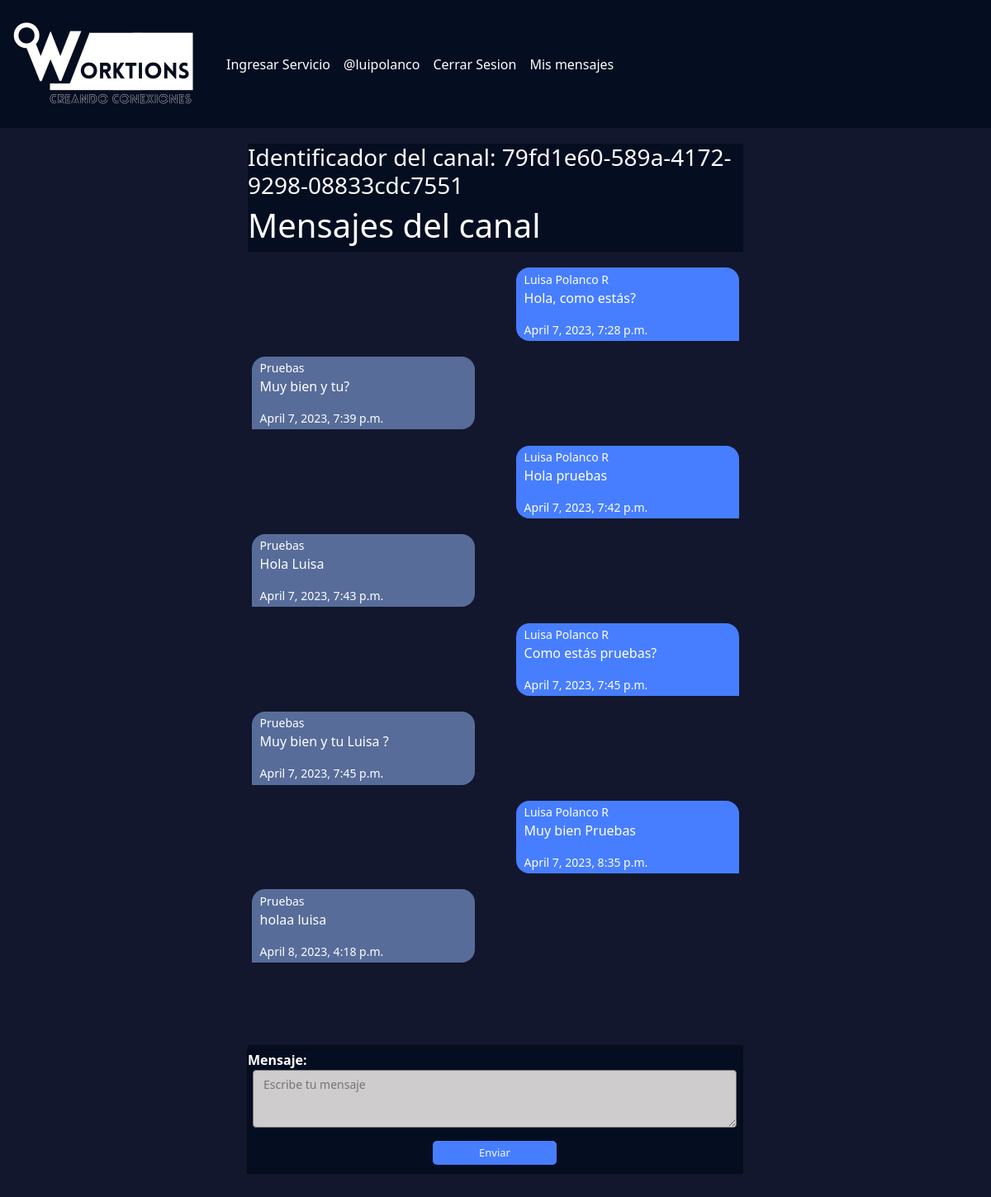
Screenshot of /ms/pruebas (signed in) with the database file from the repository.
### Modules/Services/models.py (models this page shows, shortened)
class User(AbstractBaseUser):
    username = models.CharField('Nombre de usuario',unique = True, max_length=100)
    email = models.EmailField('Correo Electrónico', max_length=254,unique = True)
    name = models.CharField('Nombres', max_length=200, null=True)
    id = models.CharField(max_length=15, primary_key=True)
    date_of_birth = models.DateField(null=True)
    address = models.CharField(max_length = 50, null=True)
    city = models.CharField(max_length =20, null=True)
    phone = models.CharField(max_length =15, null=True)
    gender = models.CharField(max_length=15, null=True)
    usuario_activo = models.BooleanField(default = True)
    usuario_administrador = models.BooleanField(default = False)
    objects = UserManager()
    USERNAME_FIELD = 'username'
    REQUIRED_FIELDS = ['name','email', 'id', 'city']
    def __str__(self) -> str:
        return f'{self.name}'

### chat/models.py (models this page shows)
class ModelBase(models.Model):
    id = models.UUIDField(default=uuid.uuid4, primary_key=True, db_index=True, editable=False)
    time = models.DateTimeField(auto_now_add=True)
    update = models.DateTimeField(auto_now=True)
    class Meta:
        abstract = True

class Channel(ModelBase):
    users = models.ManyToManyField(User, blank=True, through=UserChannel)
    objects = ChannelManager()

class ChannelMessage(ModelBase):
    channel = models.ForeignKey("Channel", on_delete=models.CASCADE)
    user = models.ForeignKey(User, on_delete=models.CASCADE)
    text = models.TextField()

### chat/views.py (the view)
# urls.py: path("ms/<str:username>", DetailMs.as_view(), name="detailms"),
class DetailMs(LoginRequiredMixin, ChannelFormMixin, DetailView):
    template_name = 'channel_detail.html'
    def get_object(self, *args, **kwargs):
        username = self.kwargs.get("username")
        my_username = self.request.user.username
        channel, _ = Channel.objects.get_or_create_channel_ms(my_username, username)
        if username == my_username:
            my_channel, _ = Channel.objects.get_or_create_current_user_channel(self.request.user)
            return my_channel
        if channel == None:
            raise Http404
        return channel

### chat/forms.py
class FormMessage(forms.Form):
    mensaje = forms.CharField(widget=forms.Textarea(attrs={
        "class": "form_ms",
        "placeholder": "Escribe tu mensaje",
    }))

### chat/models.py (called while the page is built, shortened)
    def just_two(self):
        return self.annotate(num_users = Count("users")).filter(num_users=2)

    def filter_by_username(self, username):
        return self.filter(userchannel__user__username=username)

    def get_queryset(self, *args, **kwargs):
        return ChannelQuerySet(self.model, using=self._db)

    def filter_ms_per_private(self, username_a, username_b):
        return self.get_queryset().just_two().filter_by_username(username_a).filter_by_username(username_b)

    def get_or_create_channel_ms(self, username_a, username_b):
        qs = self.filter_ms_per_private(username_a, username_b)
        if qs.exists():
            return qs.order_by("time").first(), False

### chat/templates/channel_detail.html (shortened to what this page needs)
{% extends './base.html' %}
{% block content %}
<body style="background-color: #12172d;">
    <br>
    <br>
    <br>
    <br>
    <br>
    <br>
    <div class="div_main">
            <h3>Identificador del canal: {{ object.id}}</h3>
            <h1>Mensajes del canal</h1>
            <div id="ms_container">
                {% for message in object.channelmessage_set.all %}
                <div class="div_ms {% if request.user == message.user %}my_mss{% else %}your_ms {% endif %}">
                    <small>{{message.user}}</small>
                    <p>{{message.text}}</p>
                    <small>{{message.time}}</small>
                </div>
                {% endfor %}
            </div >
            <div class="div_form_ms">
                <form id="form_submit" action="{{ request.path }}" method="POST">
                    <strong >{{form.as_p}}</strong>
                    <button type="submit" class="btn_send">Enviar</button>
                </form>
            </div>
    </div>
</body>
{% endblock %}

### Modules/Services/templates/base.html (shortened to what this page needs)
<html>
    <head>
        {%load static %}
        <link ref="stylesheet" href="https://cdn.jsdelivr.net/npm/bootstrap@5.3.0-alpha1/dist/css/bootstrap.min.css"
            rel="stylesheet"
>
    </head>
    <body>
        <nav class="navbar navbar-expand-lg navbar-light justify-content-between" style="background-color: #050d21;" id="header">
            <a class="navbar-brand" href="{% url 'home' %}"><img src="../../../media/media/Logo worktions.jpeg" style="width: 250px;"></a>
            {% if user.is_authenticated %}
            <div class="collapse navbar-collapse" id="navbarTogglerDemo03">
              <ul class="navbar-nav mr-auto mt-2 mt-lg-0">
                <li class="nav-item active">
                    <a class="nav-link" href="{% url 'post-service' %}" style="color: white;">Ingresar Servicio</a>
                  </li>
                  <li class="nav-item">
                    <a class="nav-link" href="{% url 'profile' %}" style="color: white;">@{{ user.username}}</a>
                  </li>
                  <li class="nav-item">
                    <a class="nav-link" href="{% url 'logout' %}" style="color: white;">Cerrar Sesion</a>
                  </li>
                  <li class="nav-item">
                    <a class="nav-link" href="{% url 'inbox' %}" style="color: white;">Mis mensajes</a>
                  </li>
              </ul>
            </div>
              {% endif %}
          </nav>
          {% block content %}
          {% endblock %}
    </body>
</html>

### chat/templates/channel_detail.html (style rules this page uses)
* { margin: 0; padding: 0; }
#ms_container { width: 100%; background: #12172d; height: calc(70vh); margin: 5px 0; overflow-y: auto ; }
.div_ms { margin: 1.2rem auto; width: 45%; padding: 0.2rem 0.6rem 0.2rem 0.6rem; }
.div_main { width: 50%; height: 30px auto ; margin: 30px 25% ; background: #050d21; color: white; }
.my_mss { margin-right: 5px; background-color: #477eff; color: white; border-bottom-left-radius:16px ; border-top-left-radius:16px ; border-top-right-radius:16px ; }
.your_ms { background: #576c99; color: white; margin-left: 5px; border-bottom-right-radius:16px ; border-top-left-radius:16px ; border-top-right-radius:16px ; }
.div_form_ms { width: 100%; margin-top: 5px; margin-bottom: 5px; margin-left: -1px; border: 1px solid rgb(11, 11, 11); }
#id_mensaje { display: block; padding: 6px 12px; margin-left: 1%; margin-right: 2%; width: 98%; min-width: 98%; max-width: 98%; height: 70px; min-height: 70px; max-height: 70px; box-sizing: border-box; font-size: 14px; color: black; border: 1pz solid green; border-radius: 4px; }
.btn_send { background: #477eff; color: aliceblue; padding: 5px 10px; border-radius: 5px; border: none; outline: none; width: 150px; cursor: pointer; display: block; margin: 10px auto; font-size: 13px ; transition: 0.3; }
.form_ms { background-color: #cecccc; color: white; }
#form_submit { color: white; }

### Modules/Services/templates/base.html (style rules this page uses)
#header { position: fixed; width: 100%; z-index: 1000; }
.navbar { margin-bottom: 0px !important; }

### rows the page displays
User: username "luipolanco"
Channel: id "79fd1e60-589a-4172-9298-08833cdc7551"
ChannelMessage: user "Luisa Polanco R", text "Hola, como estás?", time "April 7, 2023, 7:28 p.m."
ChannelMessage: user "Pruebas", text "Muy bien y tu?", time "April 7, 2023, 7:39 p.m."
ChannelMessage: user "Luisa Polanco R", text "Hola pruebas", time "April 7, 2023, 7:42 p.m."
ChannelMessage: user "Pruebas", text "Hola Luisa", time "April 7, 2023, 7:43 p.m."
ChannelMessage: user "Luisa Polanco R", text "Como estás pruebas?", time "April 7, 2023, 7:45 p.m."
ChannelMessage: user "Pruebas", text "Muy bien y tu Luisa ?", time "April 7, 2023, 7:45 p.m."
ChannelMessage: user "Luisa Polanco R", text "Muy bien Pruebas", time "April 7, 2023, 8:35 p.m."
ChannelMessage: user "Pruebas", text "holaa luisa", time "April 8, 2023, 4:18 p.m."
